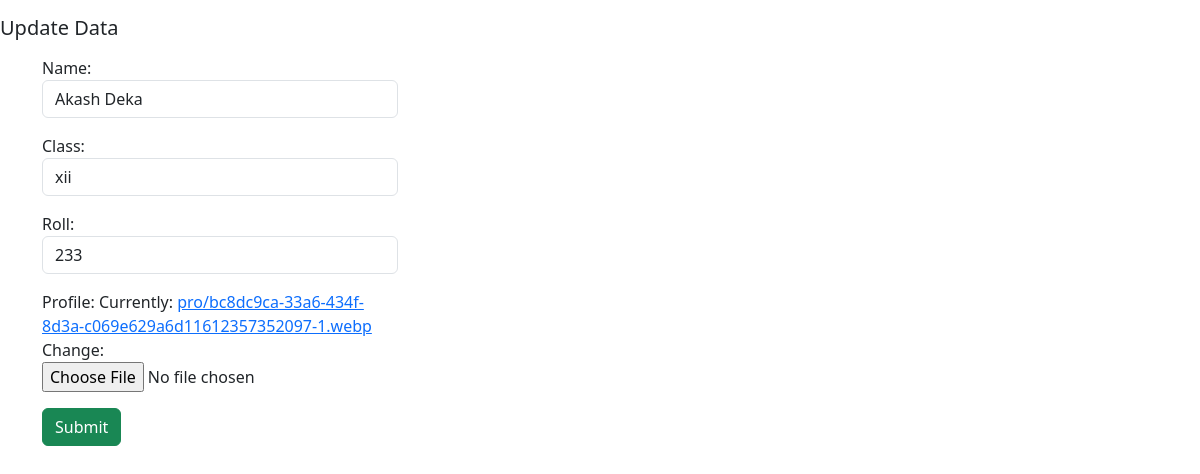
The app's page /update/4, older data.
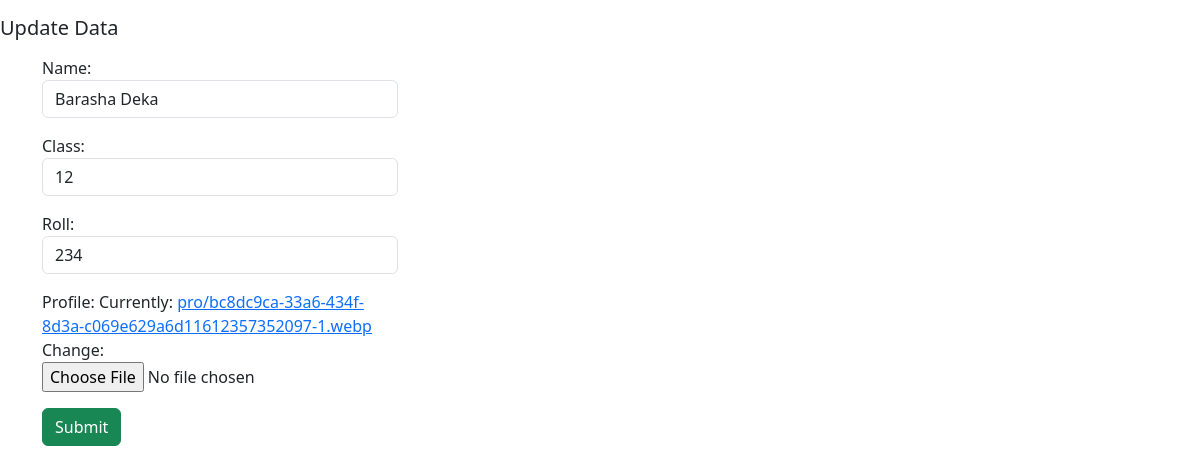
The same page, newer data.
### cdata/models.py (models this page shows, shortened)
class Students(models.Model):
    name=models.CharField(max_length=200)
    cl=models.CharField(max_length=200)
    roll=models.IntegerField()
    pro_img=models.ImageField(upload_to='pro')

### cdata/views.py (the view)
# urls.py: path('update/<int:id>',views.updatedata,name='update_data'),
def updatedata(request,id):
    if request.method=='POST':
        u_data=Students.objects.get(pk=id)
        fm=StudentForm(request.POST,instance=u_data)
        if fm.is_valid():
            fm.save()
    else:
        u_data=Students.objects.get(pk=id)
        fm=StudentForm(instance=u_data)
    return render(request,'photo.html',{'form':fm})

### cdata/forms.py
class StudentForm(forms.ModelForm):
    class Meta:
        model=Students
        fields='__all__'
        labels={'cl':'Class','pro_img':'Profile'}
        widgets={'name':forms.TextInput(attrs=
        {'class':'form-control'}),'cl':forms.TextInput(attrs=
        {'class':'form-control'}),'roll':forms.TextInput(attrs=
        {'class':'form-control'}),
        }

### cdata/templates/photo.html (shortened to what this page needs)
{% extends "base.html" %}
  {% block content  %}
    <p><h5>Update Data </h5></p>
    <div class="container">
      <div class="row">
        <div class="col-4">
          <form action = "" enctype="multipart/form-data"  method = "post">
          {{form.as_p}}
          <button type="submit" class="btn btn-success">Submit</button>
          </form>
        </div>
      </div>
    </div>
  {% endblock %}

Row changes from the older to the newer data that the page shows:
changed Students: name "Akash Deka" → "Barasha Deka"; cl "xii" → "12"; roll "233" → "234"
